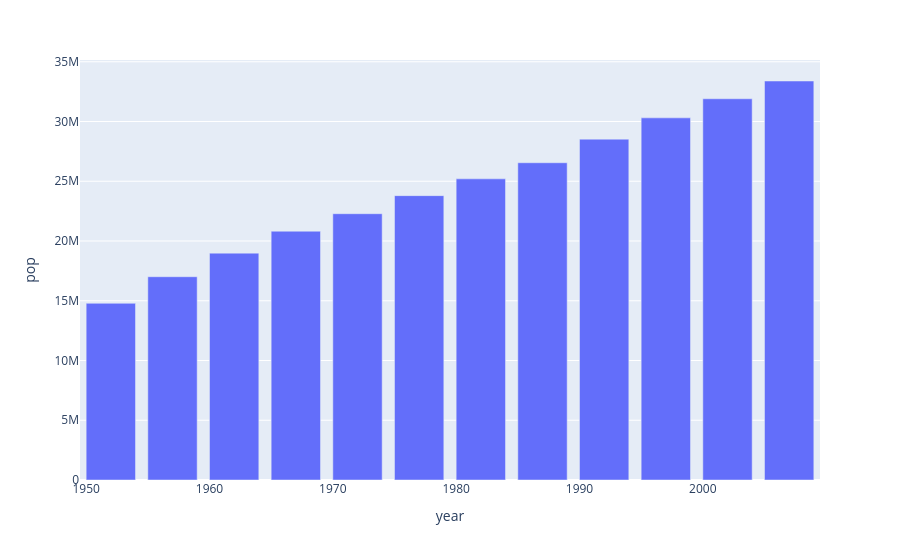

Notebook cell for this chart:
### Markdown cell above
## Polar Axis

For a demonstration of a line plot on a polar axis, see @fig-polar.

### Code cell
import plotly.express as px

# Load the gapminder dataset and filter for Canada
data_canada = px.data.gapminder().query("country == 'Canada'")

# Create a bar chart with 'year' on the x-axis and 'pop' on the y-axis
fig = px.bar(data_canada, x='year', y='pop')

# Display the chart
fig.show()

### Figure 1 — Plotly figure (JSON) as saved in the notebook; plotly's stock layout.template omitted (floating-point values rounded to 4 significant figures)
{"data": [{"alignmentgroup": "True", "hovertemplate": "year=%{x}<br>pop=%{y}<extra></extra>", "legendgroup": "", "marker": {"color": "#636efa", "pattern": {"shape": ""}}, "name": "", "offsetgroup": "", "orientation": "v", "showlegend": false, "textposition": "auto", "type": "bar", "x": [1952, 1957, 1962, 1967, 1972, 1977, 1982, 1987, 1992, 1997, 2002, 2007], "xaxis": "x", "y": [14785584, 17010154, 18985849, 20819767, 22284500, 23796400, 25201900, 26549700, 28523502, 30305843, 31902268, 33390141], "yaxis": "y"}], "layout": {"autosize": true, "barmode": "relative", "legend": {"tracegroupgap": 0}, "margin": {"t": 60}, "xaxis": {"anchor": "y", "autorange": true, "domain": [0, 1], "range": [1950.0, 2010.0], "title": {"text": "year"}, "type": "linear"}, "yaxis": {"anchor": "x", "autorange": true, "domain": [0, 1], "range": [0, 35150000.0], "title": {"text": "pop"}, "type": "linear"}}}
